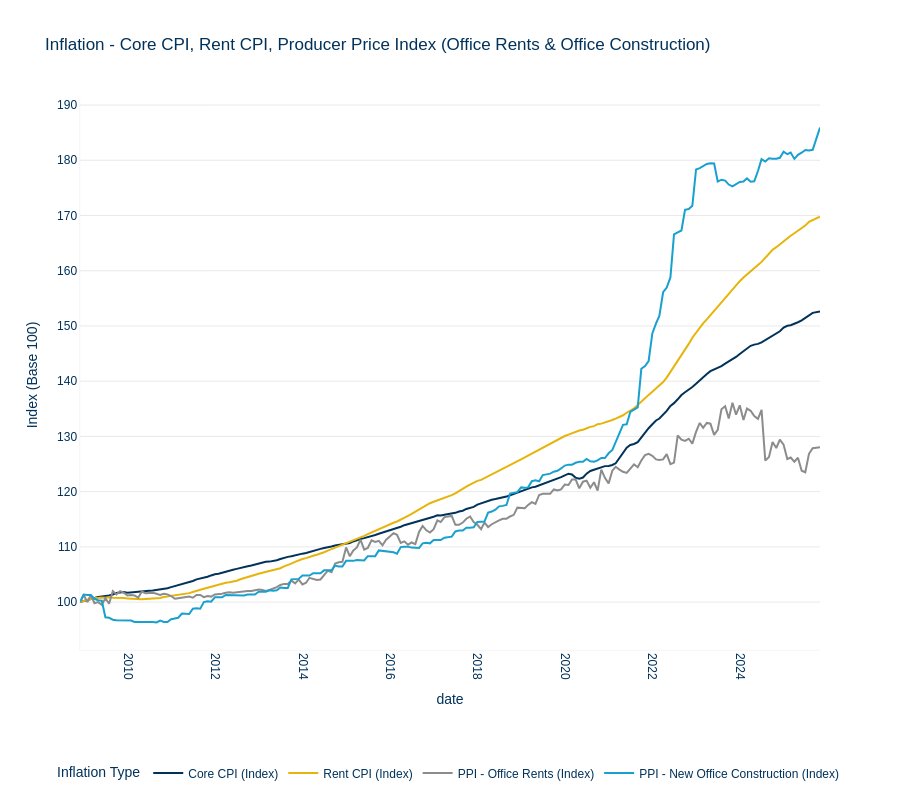

Source (notebook cell):
### Markdown cell above
## Chart 8: Inflation - Core CPI vs Rent CPI

Compares general inflation (Core CPI) with rent inflation, indexed to 100 at earliest common date

### Code cell
# Fetch inflation data
df_core_cpi = fetch_fred_series('CPILFESL', 'Core CPI')
df_rent_cpi = fetch_fred_series('CUUR0000SEHC', 'Rent CPI')
df_office_ppi = fetch_fred_series('WPU43110101', 'Producer Price Index - Office Rents')
df_office_construction_ppi = fetch_fred_series('PCU236223236223', 'Producer Price Index - New Office Construction')

# Merge on date (inner merge to get overlap for all four series)
df_inflation = df_core_cpi.merge(df_rent_cpi, on='date', how='inner')
df_inflation = df_inflation.merge(df_office_ppi, on='date', how='inner')
df_inflation = df_inflation.merge(df_office_construction_ppi, on='date', how='inner')

# Index all series to 100 at earliest common date
if len(df_inflation) > 0:
    base_core = df_inflation['Core CPI'].iloc[0]
    base_rent = df_inflation['Rent CPI'].iloc[0]
    base_office = df_inflation['Producer Price Index - Office Rents'].iloc[0]
    base_office_constr = df_inflation['Producer Price Index - New Office Construction'].iloc[0]
    
    df_inflation['Core CPI (Index)'] = (df_inflation['Core CPI'] / base_core) * 100
    df_inflation['Rent CPI (Index)'] = (df_inflation['Rent CPI'] / base_rent) * 100
    df_inflation['PPI - Office Rents (Index)'] = (df_inflation['Producer Price Index - Office Rents'] / base_office) * 100
    df_inflation['PPI - New Office Construction (Index)'] = (df_inflation['Producer Price Index - New Office Construction'] / base_office_constr) * 100

    # Convert to long format for all four indices
    df_inflation_long = df_inflation[['date', 'Core CPI (Index)', 'Rent CPI (Index)', 'PPI - Office Rents (Index)', 'PPI - New Office Construction (Index)']].melt(
        id_vars=['date'],
        var_name='Inflation Type',
        value_name='Index (Base 100)'
    )
    
    # Create chart
    fig = aquila_styled_line_chart(
        df_inflation_long,
        x='date',
        y='Index (Base 100)',
        color='Inflation Type',
        title='Inflation - Core CPI, Rent CPI, Producer Price Index (Office Rents & Office Construction)',
        height=800
    )
        
    # Save chart
    fig.write_html('charts/inflation_core_rent_officeppi_officeconstr.html')
    print("✓ Chart saved: inflation_core_rent_officeppi_officeconstr.html")
    
    fig.show()
else:
    print("Warning: No overlapping data for inflation/office PPI/office construction PPI comparison")

### Figure 1 — Plotly figure (JSON) as saved in the notebook; plotly's stock layout.template omitted (floating-point values rounded to 4 significant figures; data arrays with more than 128 entries replaced by an {"elided": "..."} marker saying what was removed)
{"data": [{"hovertemplate": "Inflation Type=Core CPI (Index)<br>date=%{x}<br>Index (Base 100)=%{y}<extra></extra>", "legendgroup": "Core CPI (Index)", "line": {"color": "#00325a", "dash": "solid"}, "marker": {"symbol": "circle"}, "mode": "lines", "name": "Core CPI (Index)", "orientation": "v", "showlegend": true, "type": "scatter", "x": {"elided": "203 str values"}, "xaxis": "x", "y": {"elided": "203 float values"}, "yaxis": "y"}, {"hovertemplate": "Inflation Type=Rent CPI (Index)<br>date=%{x}<br>Index (Base 100)=%{y}<extra></extra>", "legendgroup": "Rent CPI (Index)", "line": {"color": "#e6b40a", "dash": "solid"}, "marker": {"symbol": "circle"}, "mode": "lines", "name": "Rent CPI (Index)", "orientation": "v", "showlegend": true, "type": "scatter", "x": {"elided": "203 str values"}, "xaxis": "x", "y": {"elided": "203 float values"}, "yaxis": "y"}, {"hovertemplate": "Inflation Type=PPI - Office Rents (Index)<br>date=%{x}<br>Index (Base 100)=%{y}<extra></extra>", "legendgroup": "PPI - Office Rents (Index)", "line": {"color": "#8c8c8c", "dash": "solid"}, "marker": {"symbol": "circle"}, "mode": "lines", "name": "PPI - Office Rents (Index)", "orientation": "v", "showlegend": true, "type": "scatter", "x": {"elided": "203 str values"}, "xaxis": "x", "y": {"elided": "203 float values"}, "yaxis": "y"}, {"hovertemplate": "Inflation Type=PPI - New Office Construction (Index)<br>date=%{x}<br>Index (Base 100)=%{y}<extra></extra>", "legendgroup": "PPI - New Office Construction (Index)", "line": {"color": "#18a0CF", "dash": "solid"}, "marker": {"symbol": "circle"}, "mode": "lines", "name": "PPI - New Office Construction (Index)", "orientation": "v", "showlegend": true, "type": "scatter", "x": {"elided": "203 str values"}, "xaxis": "x", "y": {"elided": "203 float values"}, "yaxis": "y"}], "layout": {"font": {"color": "#00325a", "family": "Futura LT Pro, Futura, Arial, sans-serif"}, "height": 800, "legend": {"orientation": "h", "title": {"font": {"family": "Futura LT Pro, Futura, Arial, sans-serif"}, "text": "Inflation Type"}, "tracegroupgap": 0, "x": 0.5, "xanchor": "center", "y": -0.25, "yanchor": "bottom"}, "margin": {"b": 100}, "paper_bgcolor": "white", "plot_bgcolor": "white", "title": {"font": {"family": "Futura LT Pro, Futura, Arial, sans-serif"}, "text": "Inflation - Core CPI, Rent CPI, Producer Price Index (Office Rents & Office Construction)"}, "xaxis": {"anchor": "y", "domain": [0, 1], "linecolor": "#e9e9ea", "linewidth": 0.5, "mirror": false, "showgrid": false, "showline": true, "tickangle": 90, "title": {"text": "date"}, "zeroline": false}, "yaxis": {"anchor": "x", "domain": [0, 1], "gridcolor": "#e9e9ea", "linecolor": "#e9e9ea", "linewidth": 0.5, "mirror": false, "showgrid": true, "showline": true, "title": {"text": "Index (Base 100)"}, "zeroline": true}}}
